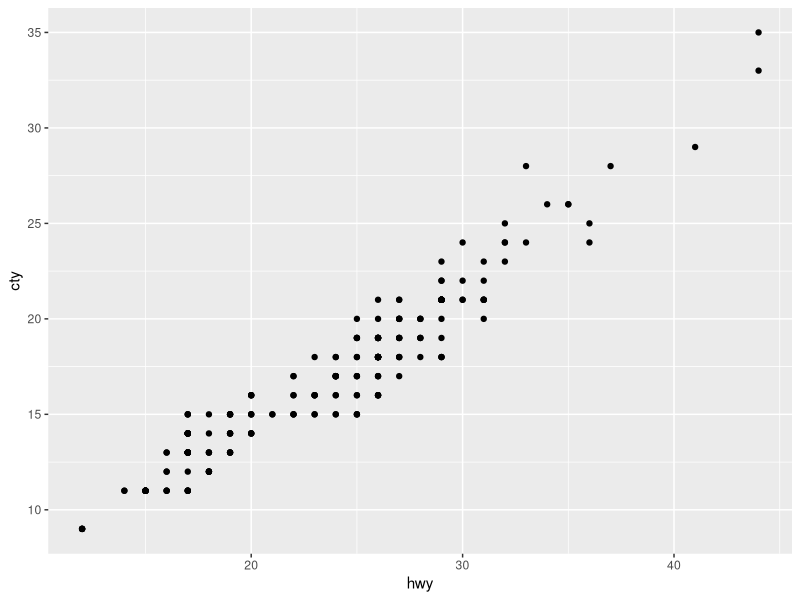
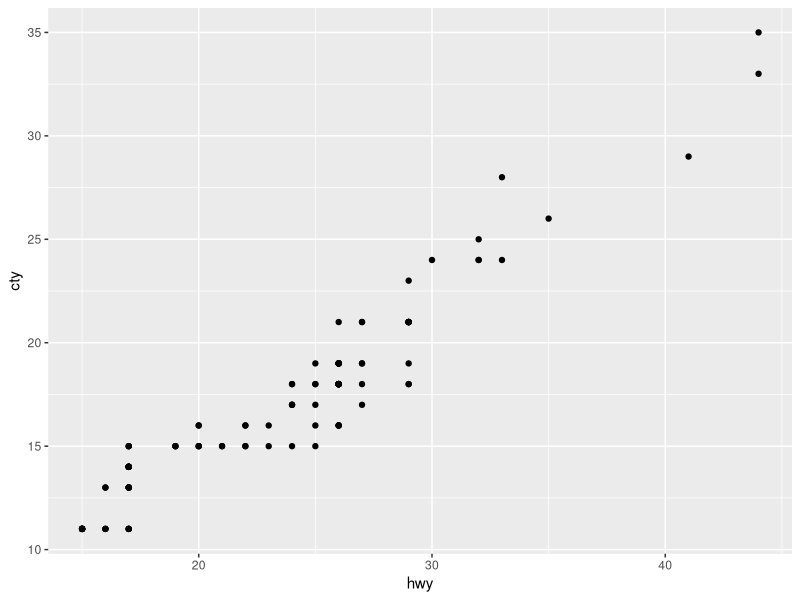
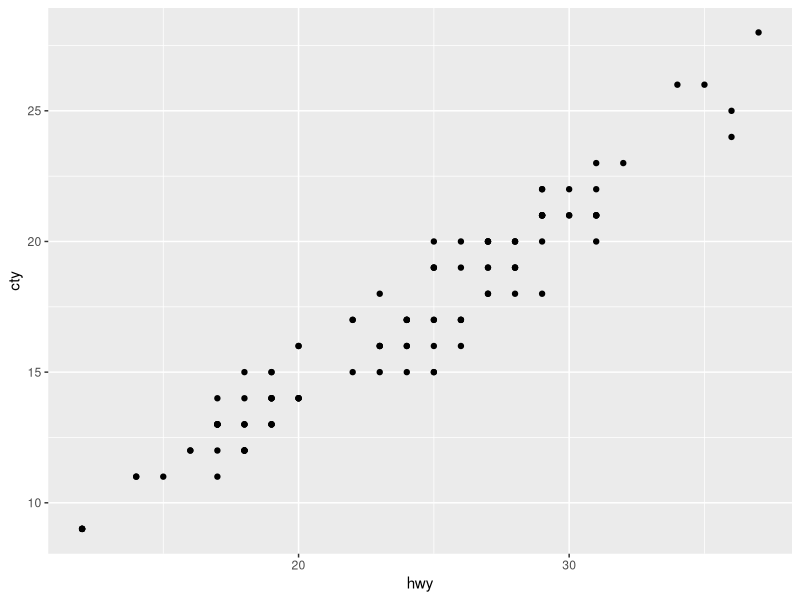

Generate these figures, in order, with R:
## ---- chunk 1
knitr::opts_chunk$set(echo = TRUE)
## ---- chunk 2
a0 <- 1
a0
## ---- chunk 3
cel <- c(-9.44, -23.33)
cel
## ---- chunk 4
vec200 <- rep(c(0,1), length.out = 200)
vec200
## ---- chunk 5
numPerfect <- (1 + floor(sqrt(1001)) - ceiling(sqrt(1)))
numPerfect
## ---- chunk 6
library(ggplot2)
## ---- chunk 7
top3 <- head(mpg,3)
top3
## ---- chunk 8
numCompact <- nrow(mpg[mpg$class == 'compact', ])
numCompact
## ---- chunk 9
qplot(hwy,cty,data=mpg)
## ---- chunk 10
#Breaking up the dataframe in two based on year
dat1999 <- mpg[mpg$year == '1999', ]
dat2008 <- mpg[mpg$year == '2008', ]
qplot(hwy,cty, data= dat1999)
qplot(hwy,cty, data= dat2008)
